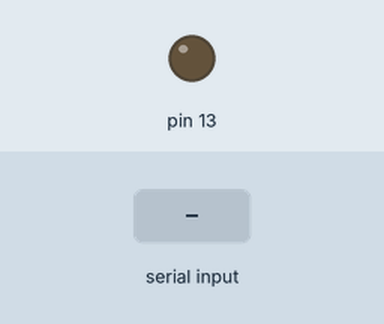
The sketch below on a simulated Arduino Uno, built with avr-gcc and run on an emulated ATmega328P. Parts: output pins drawn as LEDs (lit = HIGH). The test bench sets the inputs (shaded band).

Above: at 1.2 s.
1.3 s: "ON\n" received over Serial
At 2.1 s:
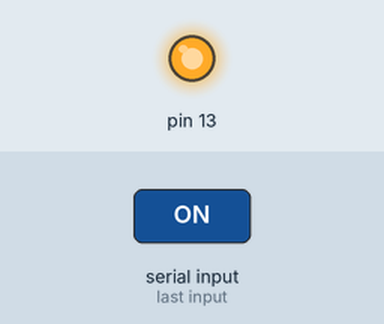
2.8 s: "OFF\n" received over Serial
At 3.2 s:
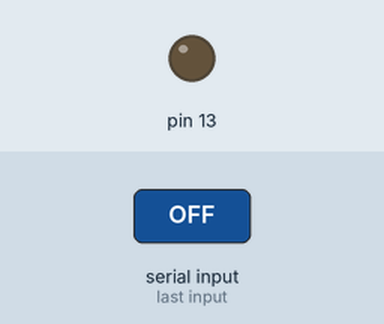
Timing chart, 0 to 5.8 s (numbered marks = the images above; inputs shaded):
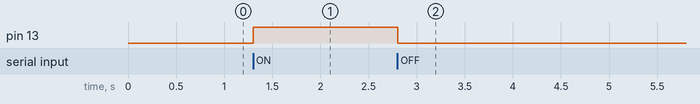

Measured:
- after the input at 1.3 s, pin 13: LOW → HIGH at once
- after the input at 2.8 s, pin 13: HIGH → LOW at once

The sketch:

ArduinoblinkwithmessageonOff.ino
```cpp
void setup()
{
Serial.begin(9600);
pinMode(13, OUTPUT);
}

void loop(){
    if(Serial.available() > 0) {
    String value = Serial.readStringUntil('\n');
    if  (value == "ON"){
      digitalWrite(13, HIGH);
      }
      if (value == "OFF"){
        digitalWrite(13, LOW);
        }
}
}
```
